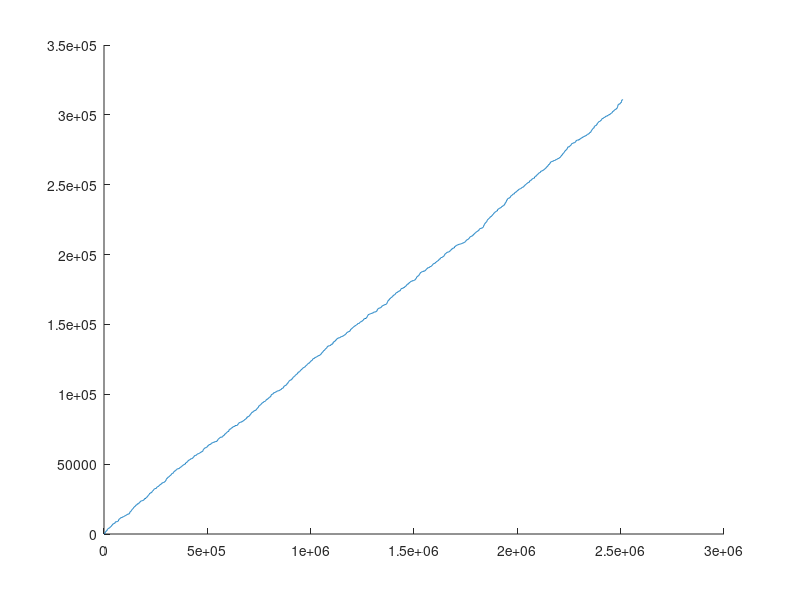

This chart was generated by the following MATLAB code:
clc;clear all;
hold on;
%%%%%%%%%%%%%%%%%%%%%%%%%%%%%%%%%%%%%%%%%%%%%%%%%%%%%%%%%%%%%%%%%%%
%Reading data from a file
%Note that time is in micro seconds and packetsize is in Bytes
%%%%%%%%%%%%%%%%%%%%%%%%%%%%%%%%%%%%%%%%%%%%%%%%%%%%%%%%%%%%%%%%%%%
[seq_no, time_p, packetsize_p] = textread('1_1N1Sink.txt', '%f %f %f');

%%%%%%%%%%%%%%%%%%%%%%%%%Exercise 1.2%%%%%%%%%%%%%%%%%%%%%%%%%%%%%%
%The following code will generate Plot 1; You generate Plot2 , Plot3.
%Hint1: For Plot2 and Plot3, you only need to change 'initial_p', the
%       initial time in microseconds, and 'ag_frame', the time period of
%       aggregation
%Hint2: After adding Plot2 and Plot3 to this part, you can use 'subplot(3,1,2);'
%       and 'subplot(3,1,3);' respectively to show 3 plots in the same figure.

%%%%%%%%%%%%%%%%%%%%%%%%%%%%%%%%%%%%%%%%%%%%%%%%%%%%%%%%%%%%%%%%%%%%%%%%%%
figure(1);
jj=1;
i=1;
initial_p= 0;
ag_time=1000000;
bytes_p=zeros(1,150);
while time_p(jj)<=initial_p
    jj=jj+1;
end
while i<=150
while ((time_p(jj)-initial_p)<=ag_time*i && jj<length(packetsize_p))
bytes_p(i)=bytes_p(i)+packetsize_p(jj);
jj=jj+1;
end
i=i+1;
end

bound = 3058;
i = 2;
cumulative_arrivals = zeros(1, bound);
cumulative_arrivals(1) = packetsize_p(1);
time_p(1) = time_p(1)/1000;
while i <= bound
    if (i <= length(packetsize_p))
        cumulative_arrivals(i) = cumulative_arrivals(i-1) + packetsize_p(i);
        %time_p(i) = time_p(i)/1000;
    else
        cumulative_arrivals(i) = cumulative_arrivals(i-1);
    end
    
    i = i + 1;
end
subTime = time_p(1:bound);
%%%%%%%%
%corr_func = autocorr(bytes_p);
%plot(corr_func);
plot(subTime,cumulative_arrivals);
%set(gca, 'XTick', x_spacing);
%set(gca, 'XTickLabels', x_spacing);
%%%%%%%%%%%%%%%%%%%%%%%%%%%%%%%%%%%%%%%%%%%%%%%%%%%%%%%%%%%%%%%%%%%%%%%
%Note: Run the same MATLAB code for Exercise 1.3 and 1.4 but change the
%second line of the code in order to read the files 'poisson2.data' and
%'poisson3.data' respectively.
%%%%%%%%%%%%%%%%%%%%%%%%%%%%%%%%%%%%%%%%%%%%%%%%%%%%%%%%%%%%%%%%%%%%%%%